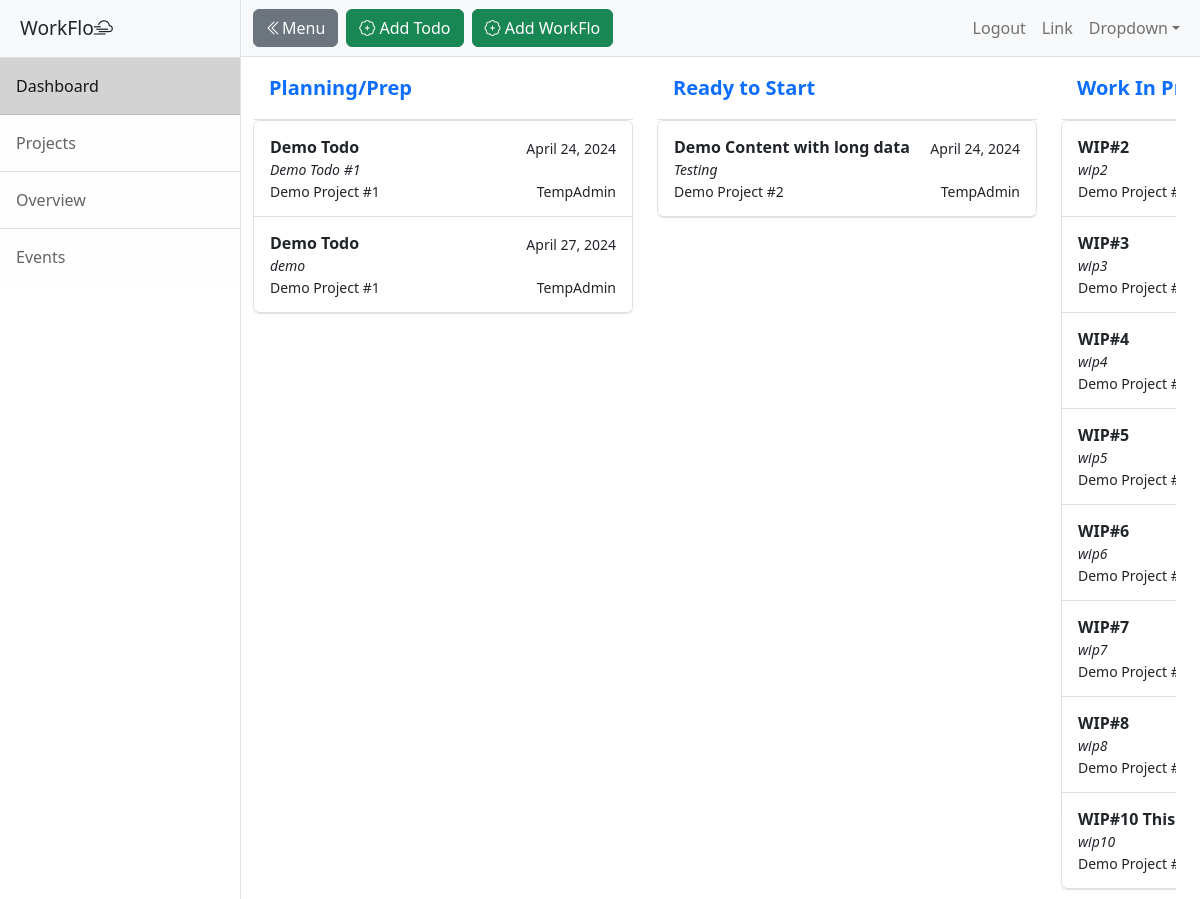
The app's page /dashboard (signed in) with its own data.
### main.py (models this page shows)
class WorkState(db.Model):
    __tablename__ = "workstate"
    id: Mapped[int] = mapped_column(Integer, primary_key=True)
    work_state: Mapped[str] = mapped_column(String(250), nullable=False)
    work_state_order: Mapped[int] = mapped_column(Integer)

class TodoPost(db.Model):
    __tablename__ = "todo_posts"
    id: Mapped[int] = mapped_column(Integer, primary_key=True)
    title: Mapped[str] = mapped_column(String(250), nullable=False)
    subtitle: Mapped[str] = mapped_column(String(250), nullable=False)
    work_state: Mapped[int] = mapped_column(Integer)
    date: Mapped[str] = mapped_column(String(50))
    body: Mapped[str] = mapped_column(Text, nullable=False)
    project_id: Mapped[int] = mapped_column(ForeignKey("project.id"))
    project = relationship("Project", back_populates="posts")
    author_id: Mapped[int] = mapped_column(ForeignKey("users.id"))
    author = relationship("User",back_populates="posts")
    comments = relationship("Comment", back_populates="parent_post")

class Project(db.Model):
    __tablename__ = "project"
    id: Mapped[int] = mapped_column(Integer, primary_key=True)
    project: Mapped[str] = mapped_column(String(250), nullable=False)
    posts = relationship("TodoPost", back_populates="project")

class User(UserMixin, db.Model):
    __tablename__ = "users"
    id: Mapped[int] = mapped_column(Integer, primary_key=True)
    email: Mapped[str] = mapped_column(String(100), unique=True)
    password: Mapped[str] = mapped_column(String(100))
    name: Mapped[str] = mapped_column(String(1000))
    posts = relationship("TodoPost", back_populates="author")
    comments = relationship("Comment", back_populates="comment_author")

### main.py (the view, shortened to what this page needs)
@app.route("/dashboard", methods=['GET', 'POST'])
@login_required
def dashboard():
    all_work_states = WorkState.query.order_by(WorkState.work_state_order).all()
    all_work_state_list = [all_work_states]
    todos = TodoPost.query.order_by(TodoPost.work_state).all()
    todos_list = [todos]
    available_projects = db.session.query(Project).all()
    projects_list = [(i.id, i.project) for i in available_projects]
    available_work_states = db.session.query(WorkState).all()
    work_state_list = [(i.id, i.work_state) for i in available_work_states]
    form = CreateTodoForm()
    work_state_form = CreateWorkStateForm()
    form.project.choices = projects_list
    form.work_state.choices = work_state_list
    return render_template("dashboard.html", form=form, work_state_form=work_state_form,
                           work_states=all_work_state_list, todos=todos_list,)

### main.py (called while the page is built)
@login_manager.user_loader
def load_user(user_id):
    return db.session.get(User, user_id)

### templates/dashboard.html (shortened to what this page needs)
<!DOCTYPE html>
<html lang="en">
    <head>
        <link rel="stylesheet" href="https://cdn.jsdelivr.net/npm/bootstrap-icons@1.11.3/font/bootstrap-icons.min.css">
        <link href="{{ url_for('static', filename='css/styles.css') }}" rel="stylesheet" />
    </head>
    <body>
    {% from "bootstrap5/form.html" import render_form, render_field %}
        <div class="d-flex" id="wrapper">
            <div class="border-end bg-white" id="sidebar-wrapper">
                <div class="sidebar-heading border-bottom bg-light">WorkFlo<i class="bi bi-cloud-haze2"></i></div>
                <div class="list-group list-group-flush">
                    <a class="list-group-item list-group-item-action list-group-item-dark p-3" href="{{ url_for('dashboard') }}">Dashboard</a>
                    <a class="list-group-item list-group-item-action list-group-item-light p-3" href="{{ url_for('projects') }}">Projects</a>
                    <a class="list-group-item list-group-item-action list-group-item-light p-3" href="{{ url_for('overview') }}">Overview</a>
                    <a class="list-group-item list-group-item-action list-group-item-light p-3" href="{{ url_for('events') }}">Events</a>
                </div>
            </div>
            <div id="page-content-wrapper">
                <nav class="navbar navbar-expand-lg navbar-light bg-light border-bottom">
                    <div class="container-fluid gap-2">
                        <button class="btn btn-secondary" id="sidebarToggle"><i class="bi bi-chevron-double-left"></i>Menu</button>
                        <button class="btn btn-success" data-bs-toggle="modal" data-bs-target="#add-todo"><a class="btn-link-decor-none"><i class="bi bi-patch-plus"></i> Add Todo</a></button>
                        <button class="btn btn-success" data-bs-toggle="modal" data-bs-target="#work-state"><a class="btn-link-decor-none"><i class="bi bi-patch-plus"></i> Add WorkFlo</a></button>
                        <div class="collapse navbar-collapse" id="navbarSupportedContent">
                            <ul class="navbar-nav ms-auto mt-2 mt-lg-0">
                                <li class="nav-item active"><a class="nav-link" href="{{ url_for('logout') }}">Logout</a></li>
                                <li class="nav-item"><a class="nav-link" href="#!">Link</a></li>
                                <li class="nav-item dropdown">
                                    <a class="nav-link dropdown-toggle" id="navbarDropdown" href="#" role="button" data-bs-toggle="dropdown" aria-haspopup="true" aria-expanded="false">Dropdown</a>
                                </li>
                            </ul>
                        </div>
                    </div>
                </nav>
                <div class="container-fluid">
                    <div class="row dashboard dashboard-scroll flex-nowrap">
                        {% for row in work_states %}
                            {% for work_state in row %}
                        <div class="col-md-auto">
                            <div class="d-flex flex-column align-items-stretch flex-shrink-0 bg-body-tertiary" style="width: 380px;">
                                <a  class="d-flex align-items-center flex-shrink-0 p-3  text-decoration-none border-bottom">
                                  <span class="fs-5 fw-semibold">{{ work_state.work_state }}</span>
                                </a>
                                <div class="list-group list-group border-bottom scrollarea">
                                    {% for row in todos %}
                                    {% for todo in row%}
                                      {% if todo.work_state == work_state.id %}
                                  <a href="{{ url_for('work_view', id=todo.id) }}"  class="list-group-item list-group-item-action py-3 lh-sm" aria-current="true">
                                    <div class="d-flex w-100 align-items-center justify-content-between">
                                      <strong class="mb-1">{{ todo.title }}</strong>
                                      <small>{{ todo.date }}</small>
                                    </div>
                                      <div class="col-8 mb-1 small fst-italic">{{ todo.subtitle }}</div>
                                    <div class="d-flex w-100 align-items-center justify-content-between">
                                        <small>{{ todo.project.project }}</small>
                                        <small>{{ todo.author.name }}</small>
                                    </div>
                                  </a>
                                        {% endif %}
                                    {% endfor %}
                                    {% endfor %}
                                </div>
                              </div>
                        </div>
                            {% endfor %}
                        {% endfor %}
                    </div>
                </div>
            </div>
        </div>
    </body>
</html>

### records on screen
WorkState: work_state "Planning/Prep"
TodoPost: title "Demo Todo", date "April 24, 2024", subtitle "Demo Todo #1", project.project "Demo Project #1", author.name "TempAdmin"
TodoPost: title "Demo Todo", date "April 27, 2024", subtitle "demo", project.project "Demo Project #1", author.name "TempAdmin"
WorkState: work_state "Ready to Start"
TodoPost: title "Demo Content with long data", date "April 24, 2024", subtitle "Testing", project.project "Demo Project #2", author.name "TempAdmin"
WorkState: work_state "Work In…"
TodoPost: title "WIP#2", subtitle "wip2", project.project "Demo Project…"
TodoPost: title "WIP#3", subtitle "wip3", project.project "Demo Project…"
TodoPost: title "WIP#4", subtitle "wip4", project.project "Demo Project…"
TodoPost: title "WIP#5", subtitle "wip5", project.project "Demo Project…"
TodoPost: title "WIP#6", subtitle "wip6", project.project "Demo Project…"
TodoPost: title "WIP#7", subtitle "wip7", project.project "Demo Project…"
TodoPost: title "WIP#8", subtitle "wip8", project.project "Demo Project…"
TodoPost: title "WIP#10 This…", subtitle "wip10", project.project "Demo Project…"
